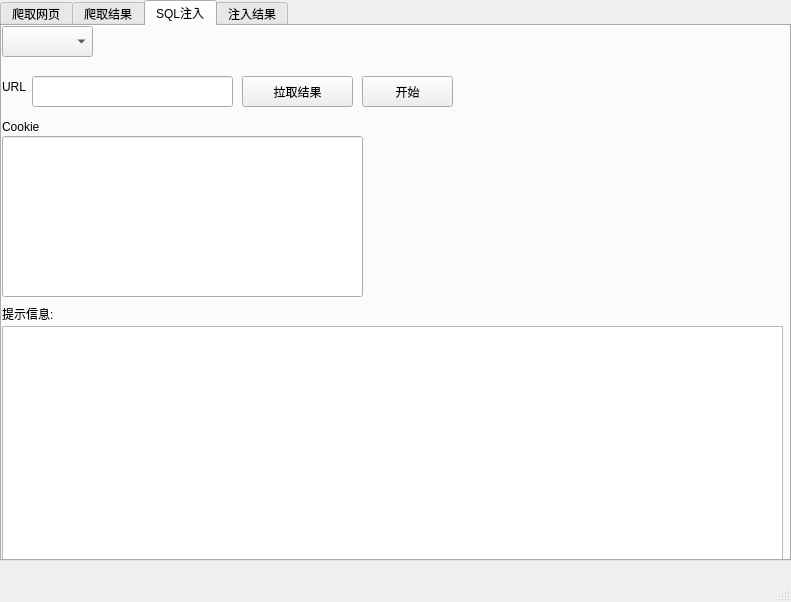
<?xml version="1.0" encoding="UTF-8"?>
<ui version="4.0">
 <class>MainWindow</class>
 <widget class="QMainWindow" name="MainWindow">
  <property name="geometry">
   <rect>
    <x>0</x>
    <y>0</y>
    <width>791</width>
    <height>602</height>
   </rect>
  </property>
  <property name="windowTitle">
   <string>MainWindow</string>
  </property>
  <widget class="QWidget" name="centralwidget">
   <widget class="QTabWidget" name="tabWidget">
    <property name="geometry">
     <rect>
      <x>0</x>
      <y>0</y>
      <width>791</width>
      <height>561</height>
     </rect>
    </property>
    <property name="currentIndex">
     <number>2</number>
    </property>
    <widget class="QWidget" name="tab_1">
     <attribute name="title">
      <string>爬取网页</string>
     </attribute>
     <widget class="QPushButton" name="pushButton_analyse">
      <property name="geometry">
       <rect>
        <x>260</x>
        <y>20</y>
        <width>91</width>
        <height>31</height>
       </rect>
      </property>
      <property name="text">
       <string>开始分析</string>
      </property>
     </widget>
     <widget class="QLineEdit" name="lineEdit_analyse_url">
      <property name="geometry">
       <rect>
        <x>50</x>
        <y>20</y>
        <width>211</width>
        <height>31</height>
       </rect>
      </property>
     </widget>
     <widget class="QLabel" name="label_url">
      <property name="geometry">
       <rect>
        <x>10</x>
        <y>30</y>
        <width>31</width>
        <height>16</height>
       </rect>
      </property>
      <property name="text">
       <string>URL:</string>
      </property>
     </widget>
     <widget class="QLabel" name="label_3">
      <property name="geometry">
       <rect>
        <x>10</x>
        <y>80</y>
        <width>72</width>
        <height>15</height>
       </rect>
      </property>
      <property name="text">
       <string>Cookie</string>
      </property>
     </widget>
     <widget class="QLineEdit" name="lineEdit_CrawlingCookie">
      <property name="geometry">
       <rect>
        <x>40</x>
        <y>110</y>
        <width>311</width>
        <height>111</height>
       </rect>
      </property>
     </widget>
    </widget>
    <widget class="QWidget" name="tab_2">
     <attribute name="title">
      <string>爬取结果</string>
     </attribute>
     <widget class="QTableWidget" name="tableWidget_crawl">
      <property name="geometry">
       <rect>
        <x>0</x>
        <y>0</y>
        <width>781</width>
        <height>521</height>
       </rect>
      </property>
      <property name="rowCount">
       <number>0</number>
      </property>
      <property name="columnCount">
       <number>0</number>
      </property>
     </widget>
    </widget>
    <widget class="QWidget" name="tab_3">
     <attribute name="title">
      <string>SQL注入</string>
     </attribute>
     <widget class="QLabel" name="label_2">
      <property name="geometry">
       <rect>
        <x>20</x>
        <y>50</y>
        <width>91</width>
        <height>41</height>
       </rect>
      </property>
      <property name="text">
       <string/>
      </property>
     </widget>
     <widget class="QPushButton" name="pushButton_SQLInject">
      <property name="geometry">
       <rect>
        <x>360</x>
        <y>50</y>
        <width>91</width>
        <height>31</height>
       </rect>
      </property>
      <property name="text">
       <string>开始</string>
      </property>
      <property name="autoRepeatDelay">
       <number>305</number>
      </property>
     </widget>
     <widget class="QLineEdit" name="lineEdit_target">
      <property name="geometry">
       <rect>
        <x>30</x>
        <y>50</y>
        <width>201</width>
        <height>31</height>
       </rect>
      </property>
     </widget>
     <widget class="QLabel" name="lab_target">
      <property name="geometry">
       <rect>
        <x>0</x>
        <y>50</y>
        <width>31</width>
        <height>21</height>
       </rect>
      </property>
      <property name="text">
       <string>URL</string>
      </property>
     </widget>
     <widget class="QComboBox" name="comboBox_select">
      <property name="geometry">
       <rect>
        <x>0</x>
        <y>0</y>
        <width>91</width>
        <height>31</height>
       </rect>
      </property>
     </widget>
     <widget class="QLabel" name="label">
      <property name="geometry">
       <rect>
        <x>0</x>
        <y>280</y>
        <width>72</width>
        <height>15</height>
       </rect>
      </property>
      <property name="text">
       <string>提示信息:</string>
      </property>
     </widget>
     <widget class="QListView" name="listView_tip">
      <property name="geometry">
       <rect>
        <x>0</x>
        <y>300</y>
        <width>781</width>
        <height>241</height>
       </rect>
      </property>
     </widget>
     <widget class="QLineEdit" name="lineEdit_Cookie">
      <property name="geometry">
       <rect>
        <x>0</x>
        <y>110</y>
        <width>361</width>
        <height>161</height>
       </rect>
      </property>
     </widget>
     <widget class="QLabel" name="lab_target_2">
      <property name="geometry">
       <rect>
        <x>0</x>
        <y>90</y>
        <width>81</width>
        <height>21</height>
       </rect>
      </property>
      <property name="text">
       <string>Cookie</string>
      </property>
     </widget>
     <widget class="QPushButton" name="pushButton_pull">
      <property name="geometry">
       <rect>
        <x>240</x>
        <y>50</y>
        <width>111</width>
        <height>31</height>
       </rect>
      </property>
      <property name="text">
       <string>拉取结果</string>
      </property>
      <property name="autoRepeatDelay">
       <number>305</number>
      </property>
     </widget>
    </widget>
    <widget class="QWidget" name="tab_4">
     <attribute name="title">
      <string>注入结果</string>
     </attribute>
     <widget class="QTableWidget" name="tableWidget_sql">
      <property name="geometry">
       <rect>
        <x>0</x>
        <y>10</y>
        <width>781</width>
        <height>521</height>
       </rect>
      </property>
     </widget>
    </widget>
   </widget>
  </widget>
  <widget class="QMenuBar" name="menubar">
   <property name="geometry">
    <rect>
     <x>0</x>
     <y>0</y>
     <width>791</width>
     <height>26</height>
    </rect>
   </property>
  </widget>
  <widget class="QStatusBar" name="statusbar"/>
 </widget>
 <resources/>
 <connections/>
</ui>
